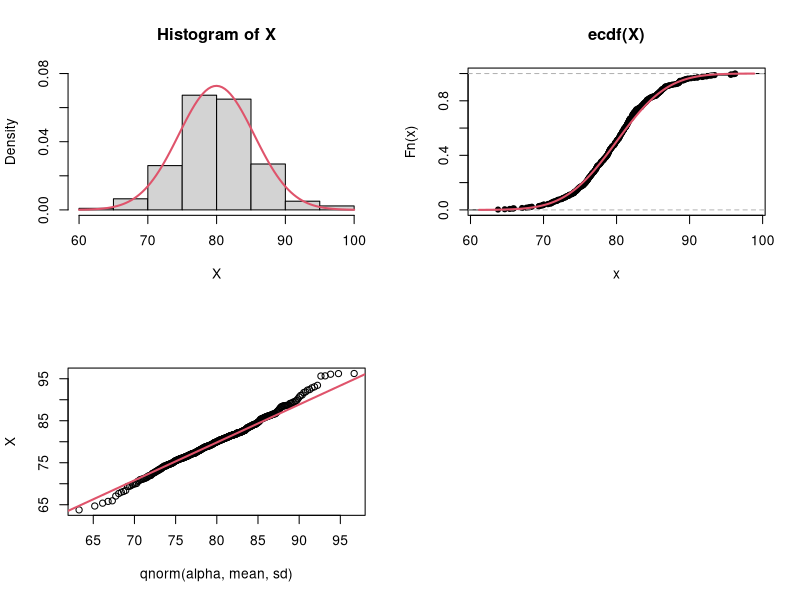
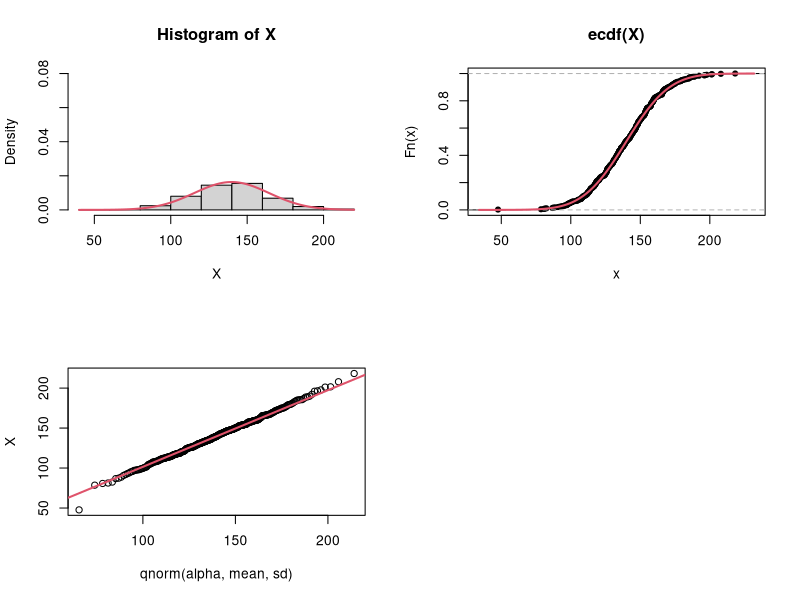
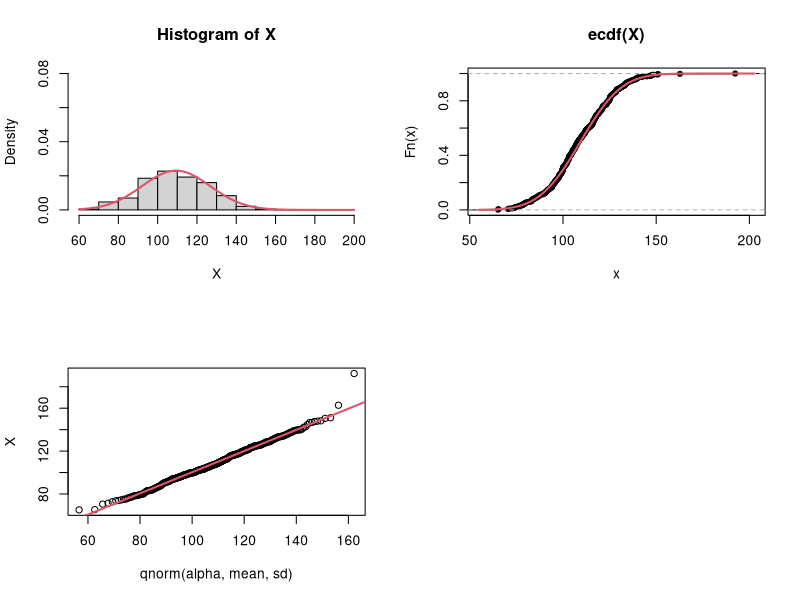

R code for these plots, in order:
#========================================
#CI Przedzialy ufnosci (confidence interval)
#======================================


#Zadanie 0
#=========
#Wyznacz kwantyle rzedu 1%, 5%, 95% oraz 99% rozkladow:
#a) N(0,1), N(0,5^2), N(100,5^2)
p <- c(0.01, 0.05, 0.95, 0.99)
res1 = qnorm(p)
res2 = qnorm(p, sd = 5)
res3 = qnorm(p, mean = 100, sd = 5)
res1; res2; res3

#b) t(4), t(10) #rozklad t-Studenta
res1 = qt(p, df = 4)
res2 = qt(p, df = 10)
res1; res2

#c) Exp(1), Exp(5), Exp(1/70), Exp(1/80) #rozklad wykladniczy
res1 = qexp(p)
res2 = qexp(p, rate = 5)
res3 = qexp(p, rate = 1 / 70)
res4 = qexp(p, rate = 1 / 80)
res1; res2; res3; res4

#Dana jest proba z rozkladu normalnego.
X = c(179, 180, 171, 177, 183, 167, 180, 182, 182, 178)
mu = mean(X); mu

#Zadanie 1 (rozwiazanie patrz EstymacjaPrzedzialowa.pdf, EstymacjaPrzedzialowa_wyklad)
#=========
#Napisz funkcje CI.mean1, obliczajaca konce przedzialu ufnosci dla sredniej,
#na poziomie ufnosci alpha, dla proby z rozkladu normalnego,
#przy sigma znanym (sigma=5)
#Wyznacz przedzialy na poziomie ufnosci 1-alpha=0.95 i 1-alpha=0.99 dla proby X.
#Oblicz dlugosci tych przedzialow.

CI.mean1 = function(data, sigma = 5, alpha = 0.05) {
  n = length(data)
  z = qnorm(1 - alpha / 2)
  xbar = mean(data)
  sdx = sigma / sqrt(n)
  l = xbar - z * sdx  #lewy koniec
  r = xbar + z * sdx  #prawy koniec
  return(c(l, r))
}

CI.mean1(X, 5, 0.05)
CI.mean1(X, 0.01)

#Zadanie 2
#=========
#Napisz funkcje CI.mean2, obliczajaca konce przedzialu ufnosci dla sredniej,
#dla proby z rozkladu normalnego, przy sigma nieznanym.
#Wyznacz przedzialy na poziomie ufnosci 0.95 i 0.99 dla proby X.
#Oblicz dlugosci tych przedzialow (porownaj z wynikami z Zadania 1).

CI.mean2 <- function(data, alpha = 0.05) {
  n = length(data)
  t = qt(1 - alpha / 2, n - 1)
  xbar = mean(data)
  sdx = sd(data) / sqrt(n)
  l = xbar - t * sdx
  r = xbar + t * sdx
  return(c(l, r))
}

CI.mean2(X)
CI.mean2(X, 0.01)

#Zadanie 3
#=========
#Napisz funkcje obliczajaca konce przedzialu ufnosci dla wariancji
#dla proby z rozkladu normalnego.
#Wyznacz przedzialy na poziomie ufnosci 0.95 i 0.99 dla proby X.
#Oblicz dlugosci tych przedzialow.

CI.Var <- function(data, alpha = 0.05) {
  n = length(data)
  top = var(data) * (n - 1)
  bottom.l = qchisq(1 - alpha / 2, n - 1)
  bottom.r = qchisq(alpha / 2, n - 1)
  l = top / bottom.l
  r = top / bottom.r
  return(c(l, r))
}

var(X)
CI.Var(X, 0.05)
CI.Var(X, 0.01)

#Zadanie 4
#=========
#Wczytaj plik Ceny_Akcji.csv (w RStudio w prawym górnym rogu: Environment, Import Dataset, From Text (base))
#a) Sprawdz na wykresach diagnostycznych, ze mozemy zalozyc normalnosc rozkladu cen kazdej z akcji.
#b) Wyznacz przedzialy ufnosci dla wartosci oczekiwanej i wariancji dla kazdej z akcji
#(wykorzystaj zdefiniowane funkcje).
library(MASS)
Ceny_Akcji = read.csv("Ceny_Akcji.csv") # getwd(), setwd()

diagnostic_plots <- function(X) {
  par(mfrow = c(2, 2))
  # Histogram:
  fit = fitdistr(X, "normal")
  mean = fit$estimate[[1]]
  sd = fit$estimate[[2]]
  hist(X, prob = T, ylim = c(0, 0.08))
  curve(dnorm(x, mean = mean, sd = sd), col = 2, lwd = 2, add = T)
  # Dystrybuanta:
  plot(ecdf(X))
  curve(pnorm(x, mean, sd), col = 2, lwd = 2, add = TRUE)
  # Kwantyl-kwantyl:
  alpha = ppoints(length(X))
  my.qnorm <- function(x) qnorm(x, mean, sd)
  qqplot(qnorm(alpha, mean, sd), X)
  qqline(distribution = my.qnorm, X, col = 2, lwd = 2)
}

# a) wykresy diagnostyczne
  diagnostic_plots(Ceny_Akcji$Akcje1)
  diagnostic_plots(Ceny_Akcji$Akcje2)
  diagnostic_plots(Ceny_Akcji$Akcje3)
# b)
  result <- data.frame(
    c(CI.mean2(Ceny_Akcji$Akcje1), CI.Var(Ceny_Akcji$Akcje1)),
    c(CI.mean2(Ceny_Akcji$Akcje2), CI.Var(Ceny_Akcji$Akcje2)),
    c(CI.mean2(Ceny_Akcji$Akcje3), CI.Var(Ceny_Akcji$Akcje3)))
  rownames(result) <- c(
    "Wartość oczekiwana [Początek]", "Wartość oczekiwana [Koniec]",
    "Wariancja [Początek]", "Wariancja [Koniec]")
  colnames(result) <- c("Akcje1", "Akcje2", "Akcje3")
  result